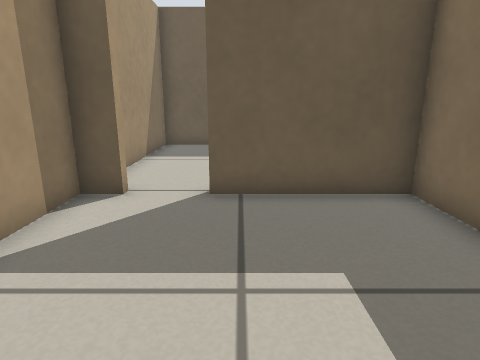
[1] (above)

20 first-person views from a walk through a world built for the Player/Stage simulator. The camera is 0.5 m above the floor, tilts 14° down and sees 75° across. The lines on the ground mark 1 m squares. The floor is counted in squares, 0.25 m on a side. Each view is taken from the middle of a square. On the plan, view 1 faces up. The plan holds only what a view shows up to about 17 squares ahead; the rest is blank. The place goes on beyond the plan. Robots are left out.

[2]
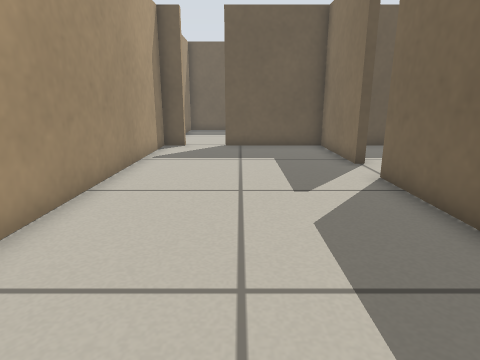

[3]
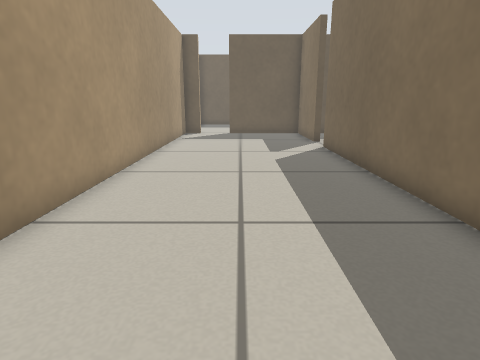

[4]
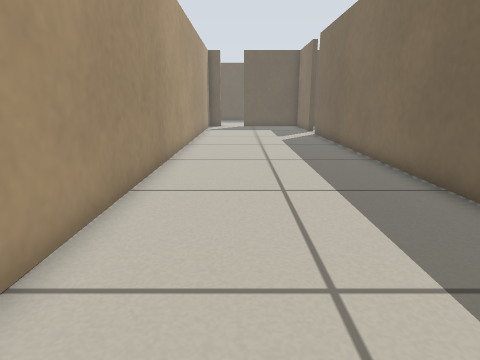

[5]
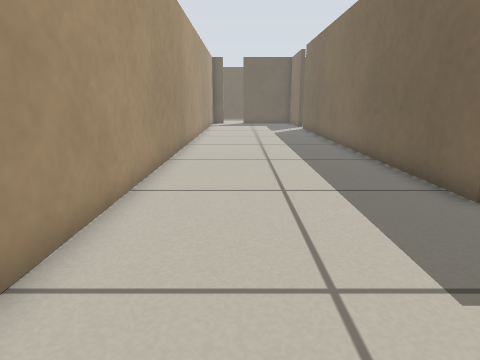

[6]
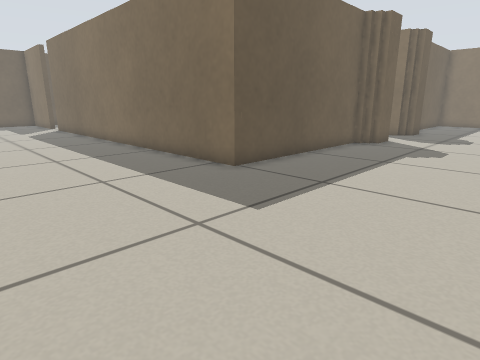

[7]
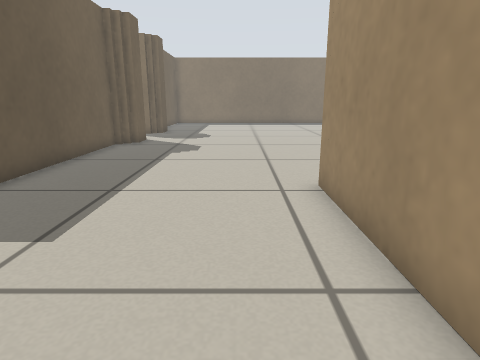

[8]
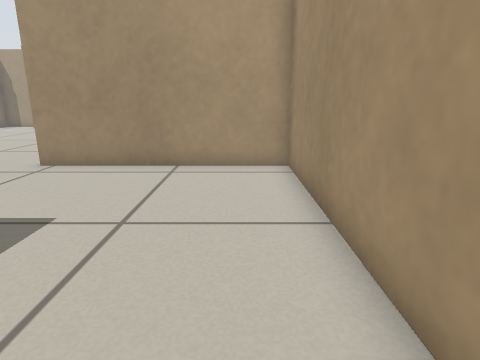

[9]
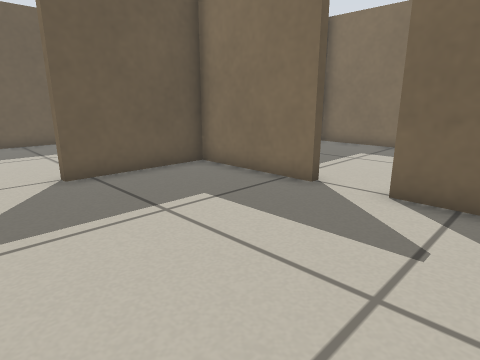

[10]
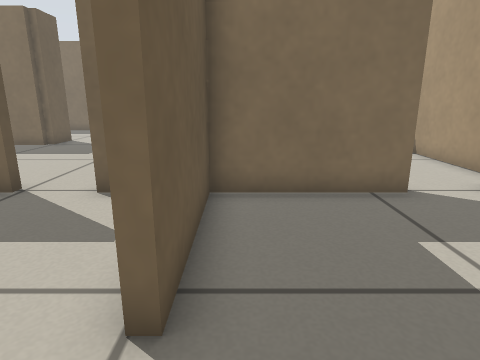

[11]
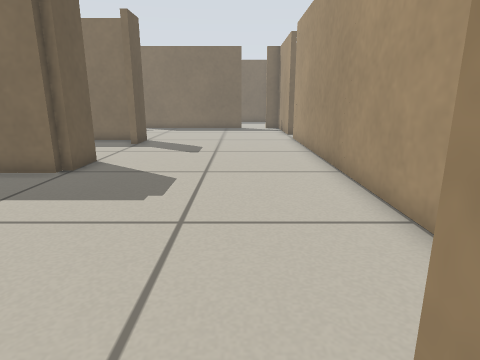

[12]
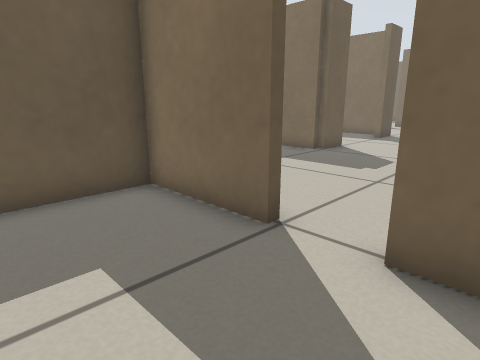

[13]
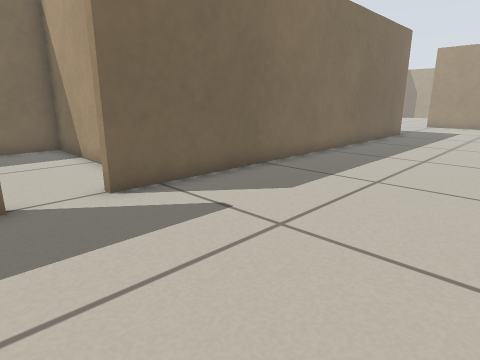

[14]
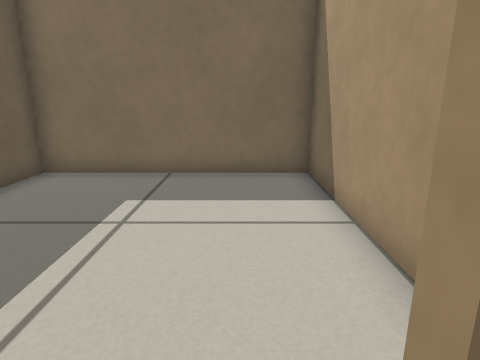

[15]
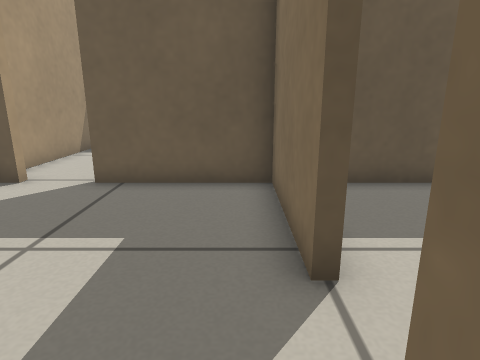

[16]
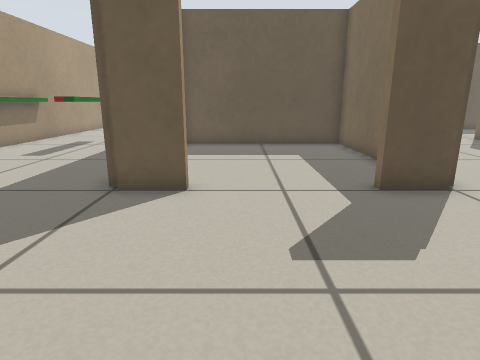

[17]
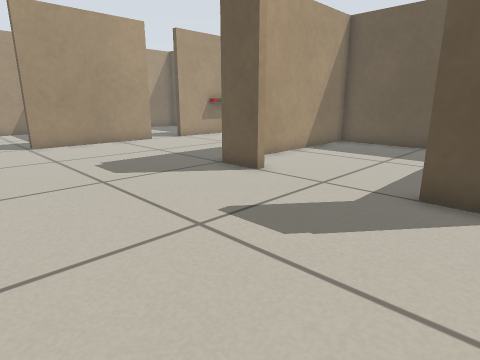

[18]
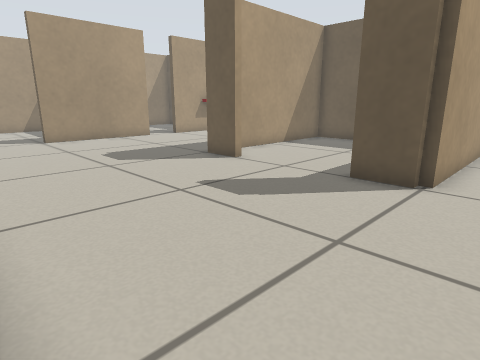

[19]
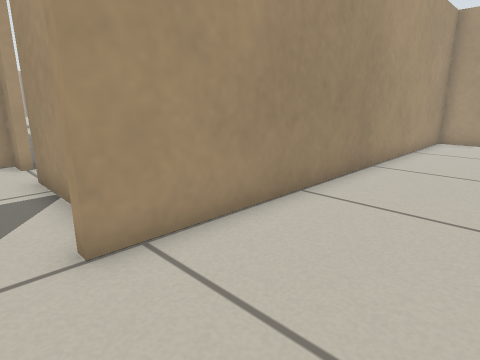

[20]
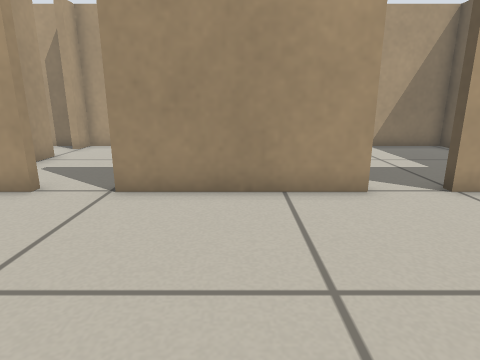

### Floor plan
Ten units are one square. View 1 is at (0, 0); x grows to the right and y downward. Boxes are objects, and circles mark ways between rooms. Rooms are numbered by the first view taken in them; rooms with no view inside come last. Other rooms are left out.
<svg viewBox="-41 -250 254 514">
<path fill="none" stroke="#000" d="M122 179 38 179 38 -3 42 -3M141 189 128 189 128 186 122 186M42 -22 38 -22 38 -67 -7 -67M-26 -67 -36 -67 -36 259 45 259M41 -112 38 -112 38 -150 -36 -150 -36 -70 -26 -70 -26 -67M-7 -67 -7 -70 5 -70M38 -82 38 -92 41 -92M138 -154 138 -150 122 -150 122 -153 118 -153 118 -171M122 -215 122 -169M41 -170 41 -112M41 -195 41 -188 38 -188M199 -150 182 -150 182 -154M199 -158 199 -233 125 -233M41 -92 41 -70 208 -70 208 -66M202 -211 202 -153 198 -153M202 -44 202 -19M-28 -233 -36 -233 -36 -201M198 0 202 0 202 10M79 -67 56 -67M59 10 118 10 118 -67 101 -67"/>
<rect x="35" y="-245" width="20" height="30" fill="#bbb"><title>green box</title></rect>
<rect x="75" y="-215" width="10" height="10" fill="#bbb"><title>other object</title></rect>
<rect x="75" y="-245" width="10" height="30" fill="#bbb"><title>green box</title></rect>
<circle cx="-15" cy="-70" r="3" fill="#2a7"/>
<circle cx="40" cy="-15" r="3" fill="#2a7"/>
<circle cx="40" cy="-105" r="3" fill="#2a7"/>
<text x="30" y="150">1</text>
<text x="0" y="-110">2</text>
<text x="110" y="-150">3</text>
<text x="80" y="-30">4</text>
</svg>
Room 1 opens to room 2. Room 1 opens to room 4. Room 2 opens to room 3.

Where each view was taken, in squares from view 1:
view 1: 0 up, 0 right, facing up
view 2: 8 down, 0 right, facing up
view 3: 14 down, 0 right, facing up
view 4: 20 down, 1 left, facing up
view 5: 24 down, 1 left, facing up
view 6: 25 down, 3 left, facing up-right
view 7: 24 down, 3 left, facing right
view 8: 16 down, 2 left, facing down
view 9: 2 down, 3 left, facing up-right
view 10: 6 up, 3 left, facing right
view 11: 10 up, 3 right, facing right
view 12: 8 up, 0 right, facing up-right
view 13: 3 up, 3 left, facing down-right
view 14: 1 up, 3 right, facing right
view 15: 1 down, 3 right, facing up
view 16: 8 up, 15 right, facing up
view 17: 8 up, 20 right, facing up-left
view 18: 7 up, 22 right, facing up-left
view 19: 11 up, 22 right, facing down-left
view 20: 14 up, 11 right, facing left
